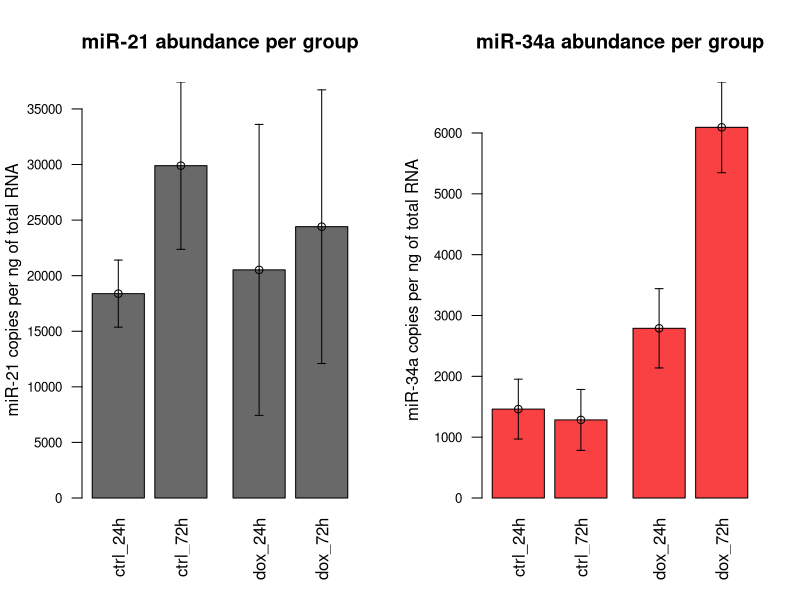
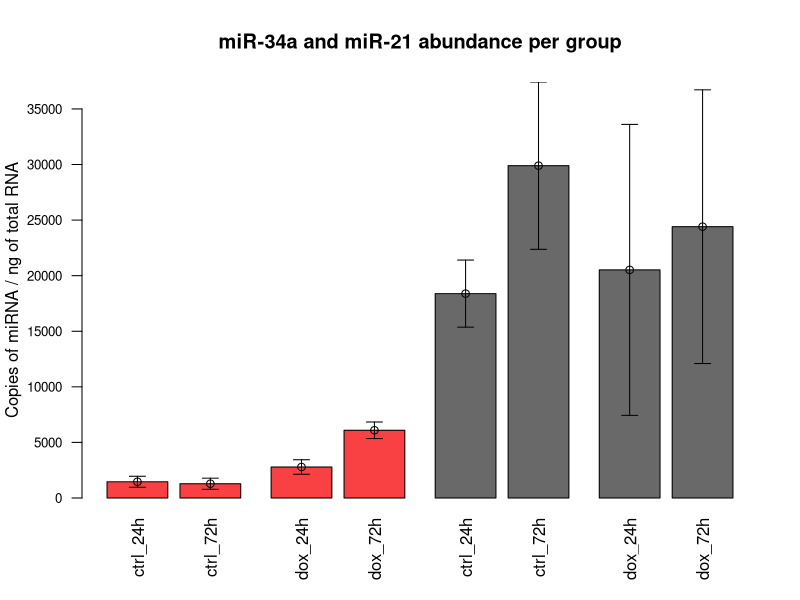
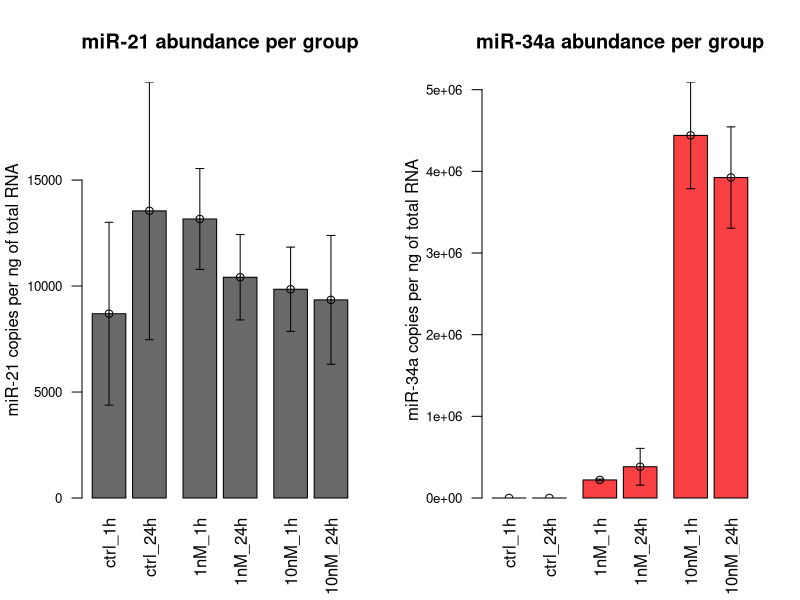
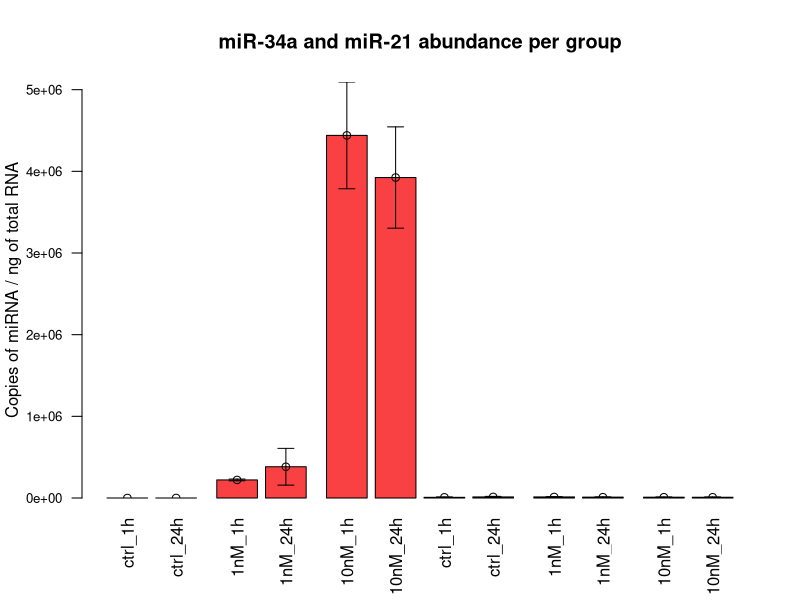
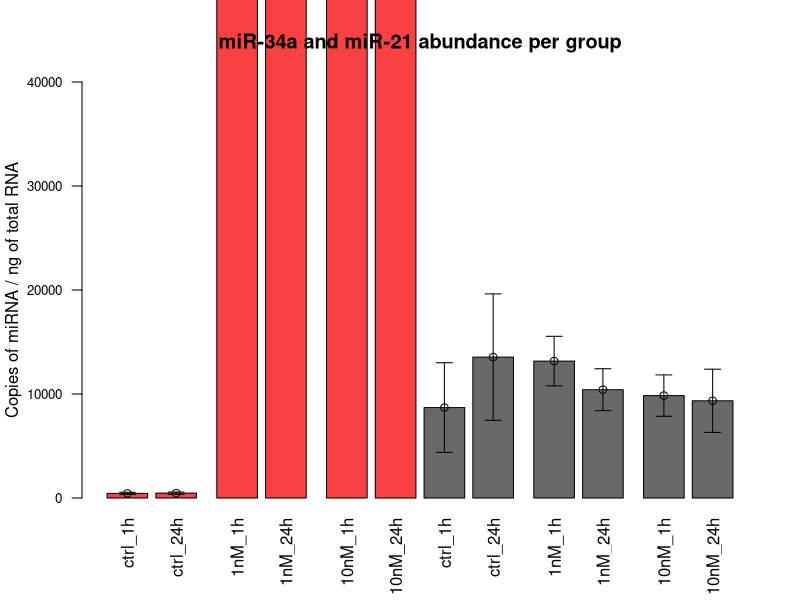
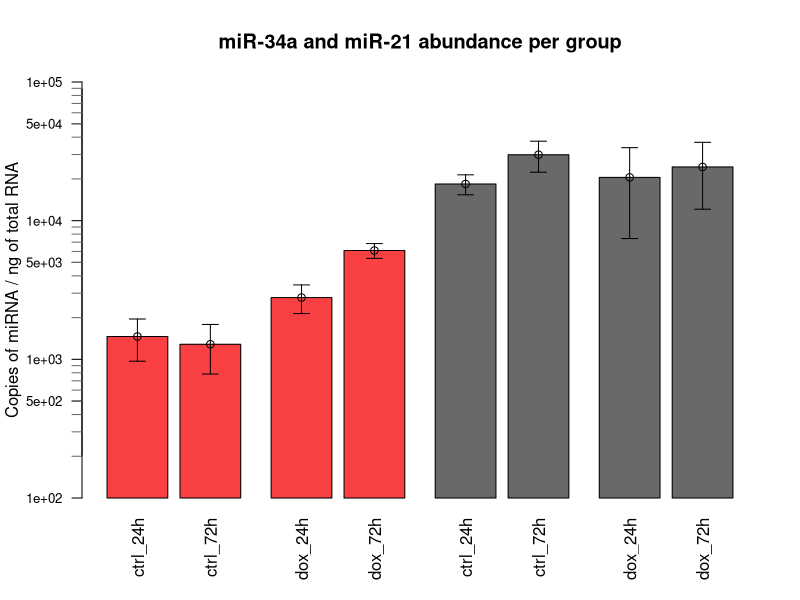
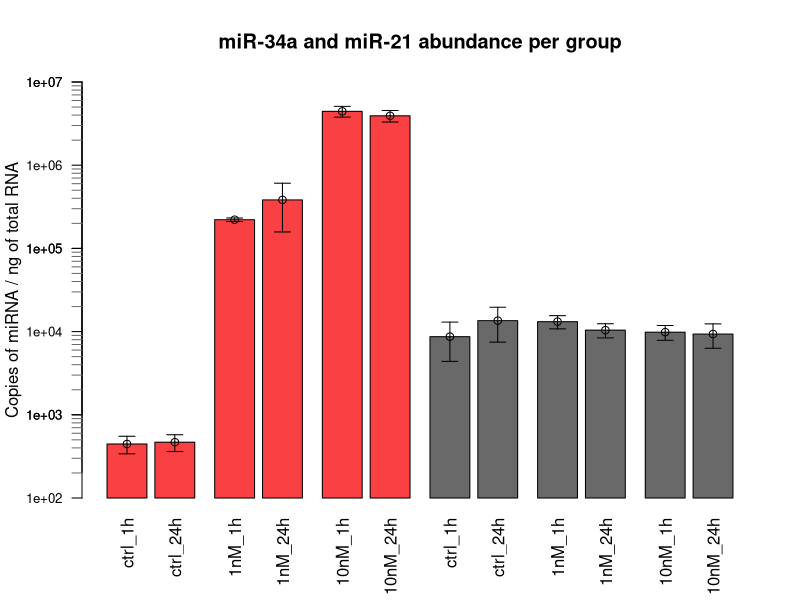

Write R code to recreate these figures, in order.
library(plotrix)

##Figure 3D##

## Import data
plate <- read.csv("20210411_dox_HCT116_miR34a_miR21_for_analysis.csv", header = T, sep = ';',dec=",",stringsAsFactors = F)
# The control replicate n°3 collected 72h after doxorubicin treatment (ctrl-72h-r3) was not amplified correctly for both miR-34a and miR-21.
# We started over the reverse-transcription and ddPCR for this sample and applied new measurements to complete previous data.
plate_bis <- read.csv("20210416_dox_HCT116_miR34a_miR21_for_analysis.csv", header = T, sep = ';',dec=",",stringsAsFactors = F)
sample_name=c(rep(c("ctrl-24h-r1","ctrl-24h-r2","ctrl-24h-r3","ctrl-72h-r1","ctrl-72h-r2","ctrl-72h-r3",
                    "dox-24h-r1","dox-24h-r2","dox-24h-r3","dox-72h-r1","dox-72h-r2","dox-72h-r3"),2))
target_miRNA=c(rep("miR-34a",12),rep("miR-21",12))
coeff_dilution=c(rep(1,12),rep(10,12)) #Reverse-transcription reactions were diluted to 1/10 for miR-21 quantification.
ng_RT=rep(10,24) #Reverse-transcription reactions were performed with 10 ng total RNA in final volume of 15 µL.
volume_RT=15
volume_RT_for_ddPCR=1.33 #ddPCR quantifications were performed from 1.33 µL reverse-transcription reactions.

table=as.data.frame(cbind(plate$Well,sample_name,target_miRNA,coeff_dilution,ng_RT,plate$Copies.20µLWell),stringsAsFactors = F)
colnames(table)=c("well","sample","target_miRNA","dilution","ng_RT","copies_per_well")
#As said before, to replace NA values in the first plate (control replicate n°3 for miR-34a and miR-21), we applied the mean of 4 technical replicates from the second plate.
table$copies_per_well[which(table$sample == "ctrl-72h-r3" & table$target_miRNA == "miR-34a")]=mean(plate_bis$Copies.20µLWell[1:4])
table$copies_per_well[which(table$sample == "ctrl-72h-r3" & table$target_miRNA == "miR-21")]=mean(plate_bis$Copies.20µLWell[5:8])
table$copies_per_ng = as.numeric(table$copies_per_well)/(((volume_RT_for_ddPCR*as.numeric(table$ng_RT))/volume_RT)/as.numeric(table$dilution))

#miR-34a and miR-21 levels in biological replicates
#par(mfrow = c(1, 2))
#barplot(table$copies_per_ng[which(table$target_miRNA == "miR-34a")], main ='miR-34a abundance\nper sample',names.arg =table$sample[which(table$target_miRNA == "miR-34a")] ,las =2 , ylab = "Copies of miRNA / ng of total RNA", cex.names = 0.75)
#barplot(table$copies_per_ng[which(table$target_miRNA == "miR-21")], main ='miR-21 abundance\nper sample',names.arg =table$sample[which(table$target_miRNA == "miR-21")] ,las =2, ylab = "Copies of miRNA / ng of total RNA", cex.names = 0.75)

mean_table=c()
pas=seq(1,22,3)
rep=rep(2,length(pas))
for (i in 1:length(pas)) {
  mean_table=rbind(mean_table,c(paste(table$sample[pas[i]],table$target_miRNA[pas[i]],sep="_"), mean(table$copies_per_ng[pas[i]:(pas[i]+rep[i])],na.rm=T),sd(table$copies_per_ng[pas[i]:(pas[i]+rep[i])],na.rm=T)))
}
mean_table=as.data.frame(mean_table)
mean_table$V2=as.numeric(as.character(mean_table$V2))
mean_table$V3=as.numeric(as.character(mean_table$V3))
#pdf(file="RTddPCR_dox_miRNAs_per_ng_split.pdf", width= 5.5, height = 4.5)
par(mfrow = c(1, 2),mar= c(5.1, 4.1, 4.1, 2.1))
plotCI(barplot(mean_table$V2[5:8],ylim=c(0,max(mean_table$V2[5:8]+mean_table$V3[5:8])),main ='miR-21 abundance per group', ylab="miR-21 copies per ng of total RNA",col=rep("dimgrey",4), names.arg = c("ctrl_24h","ctrl_72h","dox_24h","dox_72h"),las=2, cex.axis = 0.8 , space=c(0.2,0.2,0.5,0.2)), mean_table$V2[5:8],mean_table$V3[5:8],add=TRUE)
plotCI(barplot(mean_table$V2[1:4],ylim=c(0,max(mean_table$V2[1:4]+mean_table$V3[1:4])),main ='miR-34a abundance per group', ylab="miR-34a copies per ng of total RNA",col=rep("#f94144",4) ,names.arg = c("ctrl_24h","ctrl_72h","dox_24h","dox_72h"),las=2, cex.axis = 0.8, space=c(0.2,0.2,0.5,0.2)) , mean_table$V2[1:4],mean_table$V3[1:4],add=TRUE)
#dev.off()
#pdf(file="RTddPCR_dox_miRNAs_per_ng.pdf", width=5.5 , height =4.5 )
par(mfrow = c(1, 1),mar= c(5.1, 4.1, 4.1, 2.1))
plotCI(barplot(mean_table$V2,ylim=c(0,max(mean_table$V2+mean_table$V3)),main ='miR-34a and miR-21 abundance per group', ylab="Copies of miRNA / ng of total RNA", col=c(rep("#f94144",4), rep("dimgrey",4)) ,names.arg = rep(c("ctrl_24h","ctrl_72h","dox_24h","dox_72h"),2),las=2, cex.axis = 0.8, space = c(0.2,0.2,0.5,0.2,0.5,0.2,0.5,0.2) ), mean_table$V2,mean_table$V3,add=TRUE)
#dev.off()
pdf(file="RTddPCR_dox_miRNAs_per_ng_log_scale.pdf", width=5.5 , height =4.5 )
plotCI(barplot(mean_table$V2,ylim=c(100,100000),log="y",main ='miR-34a and miR-21 abundance per group', ylab="Copies of miRNA / ng of total RNA", col=c(rep("#f94144",4), rep("dimgrey",4))  ,names.arg = rep(c("ctrl_24h","ctrl_72h","dox_24h","dox_72h"),2),las=2, cex.axis = 0.8, space = c(0.2,0.2,0.5,0.2,0.5,0.2,0.5,0.2) ), mean_table$V2,mean_table$V3,add=TRUE)
axis(2, c(2e2,3e2,4e2,5e2,6e2,7e2,8e2,9e2,2e3,3e3,4e3,5e3,6e3,7e3,8e3,9e3,2e4,3e4,4e4,5e4,6e4,7e4,8e4,9e4), labels= F,col.ticks = "dimgrey",las=2)
dev.off()

#ANOVA test for miR-34a
stat_table=data.frame(var = table$copies_per_ng[which(table$target_miRNA == "miR-34a")],
                      treatment = factor(c(rep("ctrl",6),rep("dox",6))),
                      time_point= factor(c(rep("24h",3),rep("72h",3),rep("24h",3),rep("72h",3))))
summary(aov(var ~ treatment + time_point, stat_table))
t.test(var ~ treatment, stat_table[which(stat_table$time_point == "24h"),]) #No significant difference between ctrl_24h and dox_24h for miR-34
t.test(var ~ treatment, stat_table[which(stat_table$time_point == "72h"),]) #Significant difference between ctrl_72h and dox_72h for miR-34
FC_dox_24h=mean_table[which(mean_table$V1=="dox-24h-r1_miR-34a"),2]/mean_table[which(mean_table$V1=="ctrl-24h-r1_miR-34a"),2] #Fold-change between not treated and treated with doxorubicin after 24 hours
FC_dox_72h=mean_table[which(mean_table$V1=="dox-72h-r1_miR-34a"),2]/mean_table[which(mean_table$V1=="ctrl-72h-r1_miR-34a"),2] #Fold-change between not treated and treated with doxorubicin after 72 hours
#ANOVA test for miR-21
stat_table=data.frame(var = table$copies_per_ng[which(table$target_miRNA == "miR-21")],
                      treatment = factor(c(rep("ctrl",6),rep("dox",6))),
                      time_point= factor(c(rep("24h",3),rep("72h",3),rep("24h",3),rep("72h",3))))
summary(aov(var ~ treatment + time_point, stat_table))
#No significant effect of treatment or treatment time for miR-21



##Figure 3C##

## Import data
plate <- read.csv("20210412_mimic_HCT116_miR34a_for_analysis.csv", header = T, sep = ';',dec=",",stringsAsFactors = F)
sample_name=c(rep(c("ctrl-1h-r1","ctrl-1h-r2","ctrl-1h-r3","ctrl-24h-r1","ctrl-24h-r2","ctrl-24h-r3",
                    "1nM-1h-r1","1nM-1h-r2","1nM-1h-r3","1nM-24h-r1","1nM-24h-r2","1nM-24h-r3",
                    "10nM-1h-r1","10nM-1h-r2","10nM-1h-r3","10nM-24h-r1","10nM-24h-r2","10nM-24h-r3"),2))
target_miRNA=c(rep("miR-34a",18),rep("miR-21",18))
coeff_dilution=c(rep(1,6),rep(100,6),rep(1000,6),rep(10,18)) 
#Reverse-transcription reactions were diluted to 1/100 for miR-34a quantification of samples transfected with 1 nM miR-34a duplex,
#to 1/1000 for miR-34a quantification of samples transfected with 10 nM miR-34a duplex,
#and to 1/10 for miR-21 quantification of all samples.
ng_RT=rep(10,36) #Reverse-transcription reactions were performed with 10 ng total RNA in final volume of 15 µL.
volume_RT=15
volume_RT_for_ddPCR=1.33 #ddPCR quantifications were performed from 1.33 µL reverse-transcription reactions.

table=as.data.frame(cbind(plate$Well,sample_name,target_miRNA,coeff_dilution,ng_RT,plate$Copies.20µLWell),stringsAsFactors = F)
colnames(table)=c("well","sample","target_miRNA","dilution","ng_RT","copies_per_well")
table$copies_per_ng = as.numeric(table$copies_per_well)/(((volume_RT_for_ddPCR*as.numeric(table$ng_RT))/volume_RT)/as.numeric(table$dilution))

#miR-34a and miR-21 levels in biological replicates
#par(mfrow = c(1, 2))
#barplot(table$copies_per_ng[which(table$target_miRNA == "miR-34a")], main ='miR-34a abundance\nper sample',names.arg =table$sample[which(table$target_miRNA == "miR-34a")] ,las =2 , ylab = "Copies of miRNA / ng of total RNA", cex.names = 0.75)
#barplot(table$copies_per_ng[which(table$target_miRNA == "miR-21")], main ='miR-21 abundance\nper sample',names.arg =table$sample[which(table$target_miRNA == "miR-21")] ,las =2, ylab = "Copies of miRNA / ng of total RNA", cex.names = 0.75)

mean_table=c()
pas=seq(1,34,3)
rep=rep(2,length(pas))
for (i in 1:length(pas)) {
  mean_table=rbind(mean_table,c(paste(table$sample[pas[i]],table$target_miRNA[pas[i]],sep="_"), mean(table$copies_per_ng[pas[i]:(pas[i]+rep[i])]),sd(table$copies_per_ng[pas[i]:(pas[i]+rep[i])])))
}
mean_table=as.data.frame(mean_table)
mean_table$V2=as.numeric(as.character(mean_table$V2))
mean_table$V3=as.numeric(as.character(mean_table$V3))
#pdf(file="RTddPCR_mimic_miRNAs_per_ng_split.pdf", width= 5.5, height = 4.5)
par(mfrow = c(1, 2),mar= c(5.1, 4.1, 4.1, 2.1))
plotCI(barplot(mean_table$V2[7:12],ylim=c(0,max(mean_table$V2[7:12]+mean_table$V3[7:12])),main ='miR-21 abundance per group', ylab="miR-21 copies per ng of total RNA",col=rep("dimgrey",6), names.arg = c("ctrl_1h","ctrl_24h","1nM_1h","1nM_24h","10nM_1h","10nM_24h"),las=2, cex.axis = 0.8 , space=c(0.2,0.2,0.5,0.2,0.5,0.2)), mean_table$V2[7:12],mean_table$V3[7:12],add=TRUE)
plotCI(barplot(mean_table$V2[1:6],ylim=c(0,max(mean_table$V2[1:6]+mean_table$V3[1:6])),main ='miR-34a abundance per group', ylab="miR-34a copies per ng of total RNA",col=rep("#f94144",6) ,names.arg = c("ctrl_1h","ctrl_24h","1nM_1h","1nM_24h","10nM_1h","10nM_24h"),las=2, cex.axis = 0.8, space=c(0.2,0.2,0.5,0.2,0.5,0.2)) , mean_table$V2[1:6],mean_table$V3[1:6],add=TRUE)
#dev.off()
#pdf(file="RTddPCR_mimic_miRNAs_per_ng.pdf", width=5.5 , height =4.5 )
par(mfrow = c(1, 1),mar= c(5.1, 4.1, 4.1, 2.1))
plotCI(barplot(mean_table$V2,ylim=c(0,max(mean_table$V2+mean_table$V3)),main ='miR-34a and miR-21 abundance per group', ylab="Copies of miRNA / ng of total RNA", col=c(rep("#f94144",6), rep("dimgrey",6)) ,names.arg = rep(c("ctrl_1h","ctrl_24h","1nM_1h","1nM_24h","10nM_1h","10nM_24h"),2),las=2, cex.axis = 0.8, space = c(0.2,0.2,0.5,0.2,0.5,0.2,0.2,0.2,0.5,0.2,0.5,0.2) ), mean_table$V2,mean_table$V3,add=TRUE)
#Zoom in
plotCI(barplot(mean_table$V2,ylim=c(0,4e4),main ='miR-34a and miR-21 abundance per group', ylab="Copies of miRNA / ng of total RNA", col=c(rep("#f94144",6), rep("dimgrey",6)) ,names.arg = rep(c("ctrl_1h","ctrl_24h","1nM_1h","1nM_24h","10nM_1h","10nM_24h"),2),las=2, cex.axis = 0.8, space = c(0.2,0.2,0.5,0.2,0.5,0.2,0.2,0.2,0.5,0.2,0.5,0.2) ), mean_table$V2,mean_table$V3,add=TRUE)
#dev.off()
pdf(file="RTddPCR_mimic_miRNAs_per_ng_log_scale.pdf", width=5.5 , height =4.5 )
par(mfrow = c(1, 1),mar= c(5.1, 4.1, 4.1, 2.1))
#  plotCI(barplot(mean_table$V2,ylim=c(0,30000),main ='miR-34a and miR-21 RT-ddPCR', ylab="miRNA copies per ng", col=c(rep("#f94144",6), rep("dimgrey",6))  ,names.arg = rep(c("ctrl_1h","ctrl_24h","ctrl_48h","mimic_1h","mimic_24h","mimic_48h"),2),las=2, cex.axis = 0.8, space = c(0.2,0.2,0.2,0.5,0.2,0.2,0.5,0.2,0.2,0.5,0.2,0.2) ), mean_table$V2,mean_table$V3,add=TRUE)
plotCI(barplot(mean_table$V2,ylim=c(100,10000000),log="y",main ='miR-34a and miR-21 abundance per group', ylab="Copies of miRNA / ng of total RNA", col=c(rep("#f94144",6), rep("dimgrey",6))  ,names.arg = rep(c("ctrl_1h","ctrl_24h","1nM_1h","1nM_24h","10nM_1h","10nM_24h"),2),las=2, cex.axis = 0.8, space = c(0.2,0.2,0.5,0.2,0.5,0.2,0.5,0.2,0.5,0.2,0.5,0.2) ), mean_table$V2,mean_table$V3,add=TRUE)
axis(2, c(1e3,1e5,1e7), labels= T,cex.axis = 0.8,las=2)
axis(2, c(2e2,3e2,4e2,5e2,6e2,7e2,8e2,9e2,2e3,3e3,4e3,5e3,6e3,7e3,8e3,9e3,2e4,3e4,4e4,5e4,6e4,7e4,8e4,9e4,2e5,3e5,4e5,5e5,6e5,7e5,8e5,9e5,2e6,3e6,4e6,5e6,6e6,7e6,8e6,9e6), labels= F,col.ticks = "dimgrey",las=2)
dev.off()

#Fold-change calculations (transfected with miR-34a duplex compared with transfected with control siRNA)
FC_miR34a_1nM_1h=mean_table[which(mean_table$V1=="1nM-1h-r1_miR-34a"),2]/mean_table[which(mean_table$V1=="ctrl-1h-r1_miR-34a"),2] # 1 hour of treatment with 1 nM duplex
FC_miR34a_1nM_24h=mean_table[which(mean_table$V1=="1nM-24h-r1_miR-34a"),2]/mean_table[which(mean_table$V1=="ctrl-24h-r1_miR-34a"),2] # 24 hours of treatment with 1 nM duplex
FC_miR34a_10nM_1h=mean_table[which(mean_table$V1=="10nM-1h-r1_miR-34a"),2]/mean_table[which(mean_table$V1=="ctrl-1h-r1_miR-34a"),2] # 1 hour of treatment with 10 nM duplex
FC_miR34a_10nM_24h=mean_table[which(mean_table$V1=="10nM-24h-r1_miR-34a"),2]/mean_table[which(mean_table$V1=="ctrl-24h-r1_miR-34a"),2] # 24 hours of treatment with 10 nM duplex
